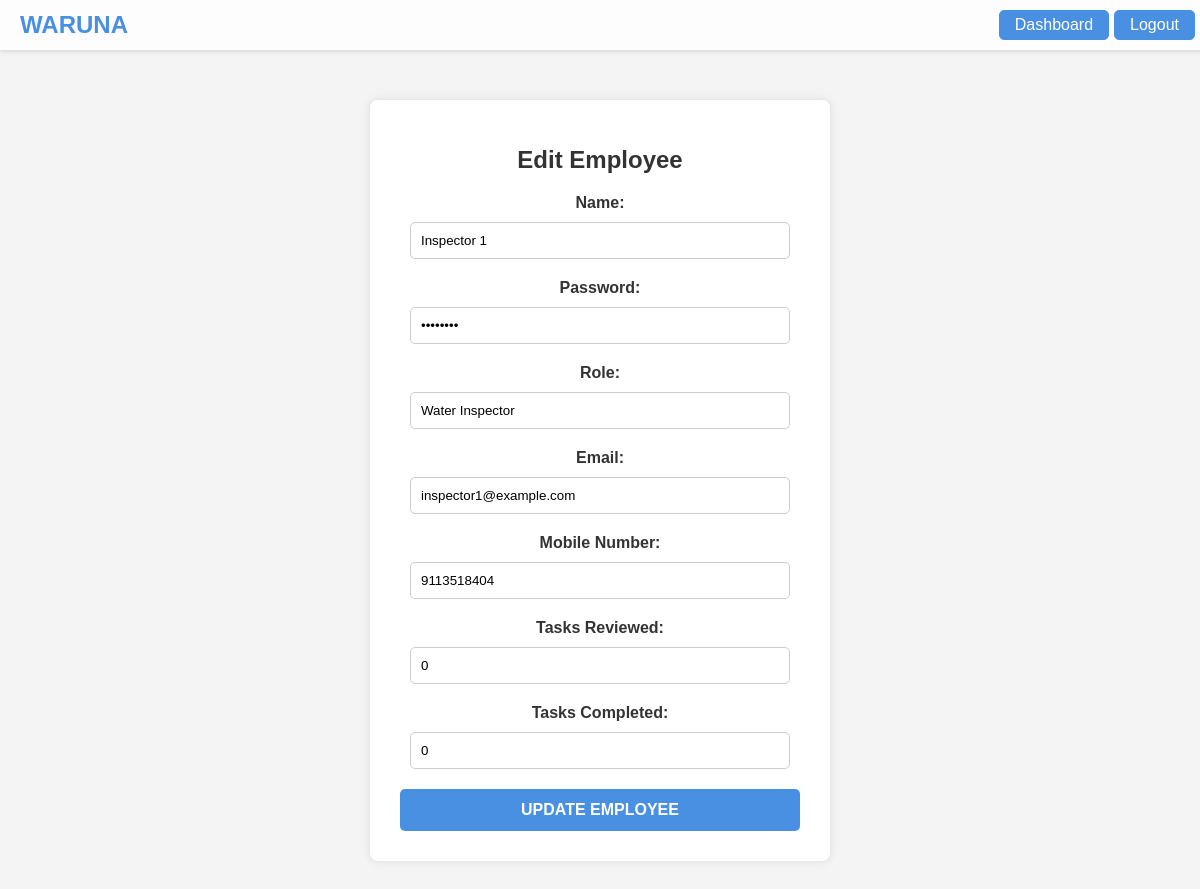
The app's page /edit_employee_page/inspector1, older data.
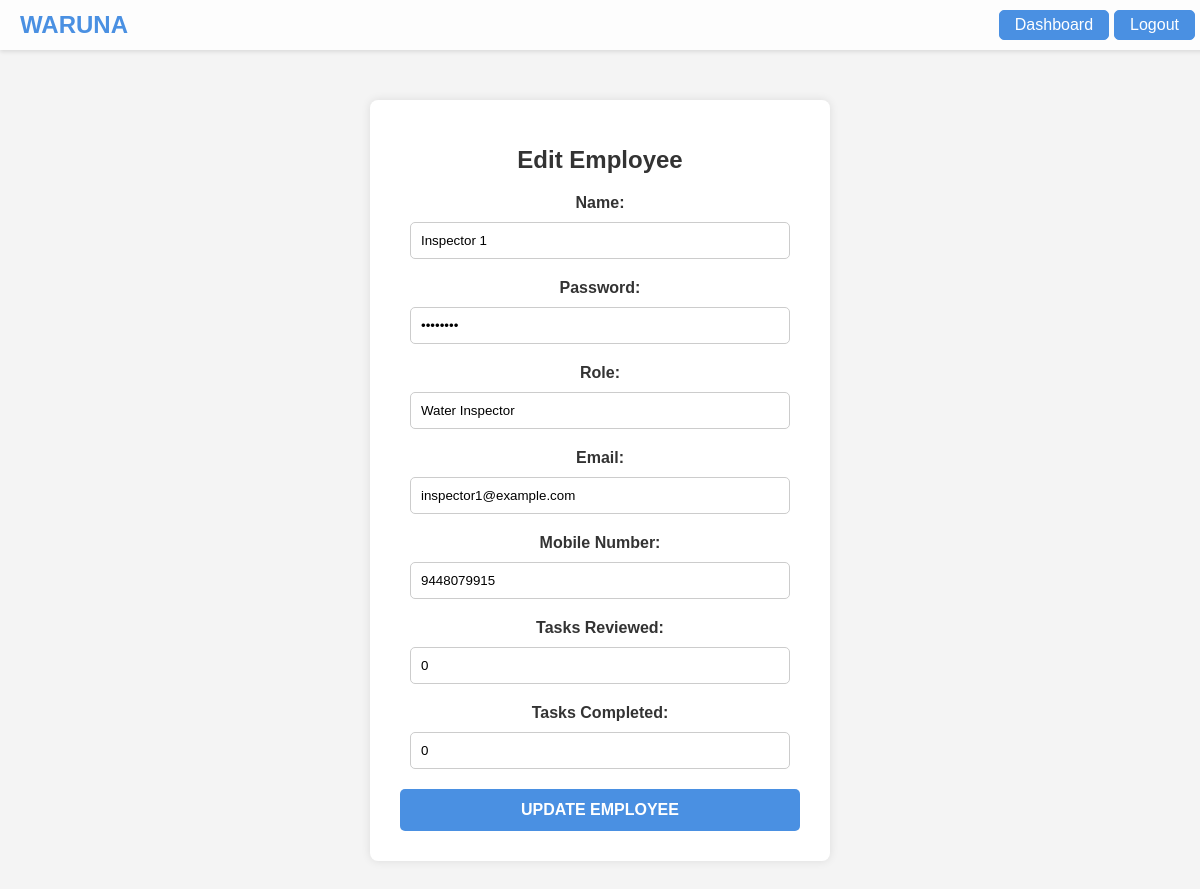
The same page, newer data.
### tables this page shows
CREATE TABLE employees
                 (employee_id TEXT PRIMARY KEY, name TEXT, password TEXT, role TEXT,
                 email TEXT, mobile_no TEXT, tasks_reviewed INTEGER DEFAULT 0,
                 tasks_completed INTEGER DEFAULT 0);

### app.py (the view, shortened to what this page needs)
@app.route('/edit_employee_page/<employee_id>', methods=['GET', 'POST'])
def edit_employee_page(employee_id):
    conn = get_db_connection()
    c = conn.cursor()
    c.execute("SELECT * FROM employees WHERE employee_id = ?", (employee_id,))
    employee = c.fetchone()
    conn.close()
    return render_template('edit_employee.html', employee=employee)

### app.py (called while the page is built)
def get_db_connection():
    conn = sqlite3.connect('waruna.db')
    conn.row_factory = sqlite3.Row
    return conn

### templates/edit_employee.html (shortened to what this page needs)
<!DOCTYPE html>
<html lang="en">
<head>
</head>
<body>
    <nav class="navbar">
        <a class="navbar-brand" href="#">WARUNA</a>
        <div class="boxes">
            <div class="login-box"><a class="nav-link" href="/dashboard">Dashboard</a></div>
            <div class="login-box"><a class="nav-link" href="/logout">Logout</a></div>
        </div>
    </nav>
    <div class="container">
        <h1>Edit Employee</h1>
        <form action="{{ url_for('edit_employee_page', employee_id=employee['employee_id']) }}" method="post">
            <label for="name">Name:</label>
            <input type="text" id="name" name="name" value="{{ employee['name'] }}" required>
            <label for="password">Password:</label>
            <input type="password" id="password" name="password" value="{{ employee['password'] }}" required>
            <label for="role">Role:</label>
            <input type="text" id="role" name="role" value="{{ employee['role'] }}" required>
            <label for="email">Email:</label>
            <input type="email" id="email" name="email" value="{{ employee['email'] }}" required>
            <label for="mobile_number">Mobile Number:</label>
            <input type="text" id="mobile_number" name="mobile_number" value="{{ employee['mobile_no'] }}" required>
            <label for="tasks_reviewed">Tasks Reviewed:</label>
            <input type="text" id="tasks_reviewed" name="tasks_reviewed" value="{{ employee['tasks_reviewed'] }}" required>
            <label for="tasks_completed">Tasks Completed:</label>
            <input type="text" id="tasks_completed" name="tasks_completed" value="{{ employee['tasks_completed'] }}" required>
            <button type="submit">Update Employee</button>
        </form>
    </div>
</body>
</html>

Row changes from the older to the newer data that the page shows:
changed employees "Inspector 1": mobile_number "9113518404" → "9448079915"
